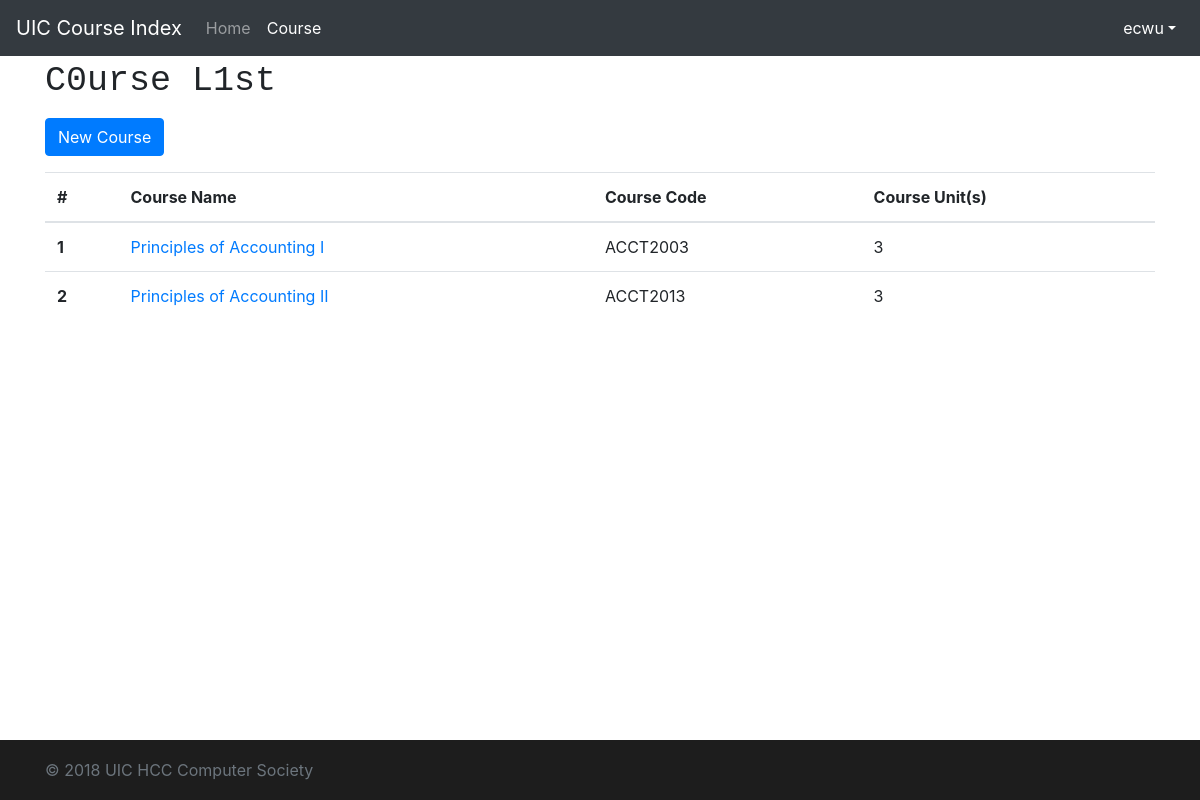
Page /course/ (signed in) on the committed database.
### course/models.py (models this page shows, shortened)
class Course(models.Model):
    course_name_en = models.TextField(null=True)
    course_name_cn = models.TextField(null=True)
    course_code = models.CharField(max_length=32, default='EMPTY_COURSE_CODE')
    course_units = models.IntegerField()
    course_class = models.CharField(max_length=32, default='DEFAULT_CLASS')
    course_descriptions = models.TextField(null=True)

### course/views.py (the view)
# urls.py: path('course/', views.course_list, name='course_list'),
def course_list(request):
    if not request.user.is_authenticated:
        messages.add_message(request, messages.ERROR, 'Login required.')
        return redirect('/')
    else:
        userdata = request.user
        course_all = models.Course.objects.all()
        return render(request, 'course/course.html', {'userdata': userdata, 'courses': course_all})

### course/templates/course/course.html (shortened to what this page needs)
<!doctype html>
<html lang="en">
  <head>
    <link href="https://cdn.bootcss.com/bootstrap/4.0.0/css/bootstrap.min.css" rel="stylesheet">
    {% load static %}
    <link href="{% static "course/css/login_page.css" %}" rel="stylesheet">
</head>
  <body>
    <header>
      <nav class="navbar navbar-expand-md navbar-dark fixed-top bg-dark">
        <a class="navbar-brand" href="{% url 'home_page' %}">UIC Course Index</a>
        <div class="collapse navbar-collapse" id="navbarCollapse">
          <ul class="navbar-nav mr-auto">
            <li class="nav-item">
              <a class="nav-link" href="{% url 'home_page' %}">Home</a>
            </li>
            <li class="nav-item active">
              <a class="nav-link" href="{% url 'course_list' %}">Course <span class="sr-only">(current)</span></a>
            </li>
          </ul>
            <ul class="navbar-nav ml-auto">
                <li class="nav-item dropdown show">
                    <a class="nav-link dropdown-toggle" href="#" id="dropdown01" data-toggle="dropdown" aria-haspopup="true" aria-expanded="true">{{ userdata.username }}</a>
                </li>
            </ul>
        </div>
      </nav>
    </header>
    <main role="main" class="container">
        <h1><pre>C0urse L1st</pre></h1>
    {% if userdata.groups.all.0.name == "course_master" %}
        <a href="{% url 'course_detail_edit' '0' %}" class="btn btn-primary">New Course</a>
    {% endif %}
        <table class="table table-hover" style="margin-top: 1rem;">
            <thead>
                <tr>
                    <th scope="col">#</th>
                    <th scope="col">Course Name</th>
                    <th scope="col">Course Code</th>
                    <th scope="col">Course Unit(s)</th>
                </tr>
            </thead>
            <tbody>
                {% for course in courses %}
                    <tr>
                        <th scope="row">{{ course.id }}</th>
                        <td><a href="{% url 'course_detail' course.id %}">{{ course.course_name_en }}</a></td>
                        <td>{{ course.course_code }}</td>
                        <td>{{ course.course_units }}</td>
                    </tr>
                {% endfor %}
            </tbody>
        </table>
    </main>
    <footer class="footer">
      <div class="container">
        <span class="text-muted">&copy; 2018 UIC HCC Computer Society</span>
      </div>
    </footer>
    {% load static %}
  </body>
</html>

### course/static/course/css/login_page.css (style rules this page uses)
html { position: relative; min-height: 100%; }
body { margin-bottom: 60px; font-family: -apple-system, BlinkMacSystemFont, "Segoe UI", "Droid Sans", "Helvetica Neue", "PingFang SC", "Hiragino Sans GB", "Droid Sans Fallback", "Microsoft YaHei", sans-serif; }
.footer { position: absolute; bottom: 0; width: 100%; height: 60px; line-height: 60px; background-color: #1d1d1d; }
body > .container { padding: 60px 15px 0; }
.footer > .container { padding-right: 15px; padding-left: 15px; }

### rows in the picture
Course: id "1", course_name_en "Principles of Accounting I", course_code "ACCT2003", course_units "3"
Course: id "2", course_name_en "Principles of Accounting II", course_code "ACCT2013", course_units "3"

### other values in the picture
{{ userdata.username }} "ecwu"
